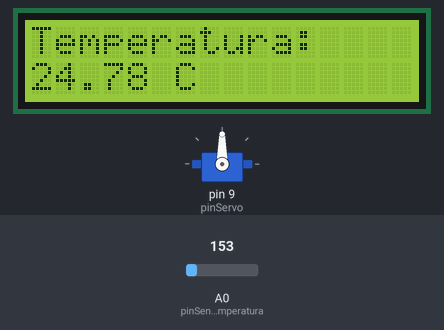
The sketch below on a simulated Arduino Uno, built with avr-gcc and run on an emulated ATmega328P. On the bench: 16×2 character LCD, servo. Inputs (shaded band) come from the test bench; at power-on: A0 (pinSensorTemperatura) = 153. What the sketch prints to the serial monitor is not drawn.

Above: at 1.2 s.
1.3 s: A0 (pinSensorTemperatura) set to 135
At 3.0 s:
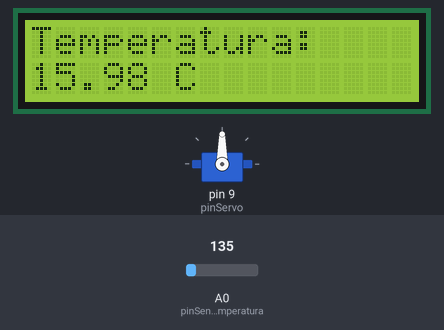
3.5 s: A0 (pinSensorTemperatura) set to 109
At 4.8 s:
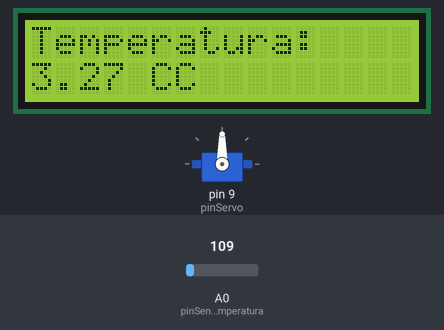
5.5 s: A0 (pinSensorTemperatura) set to 156
At 6.5 s:
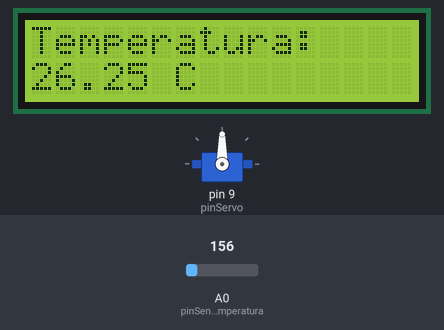
7.5 s: A0 (pinSensorTemperatura) set to 181
At 9.8 s:
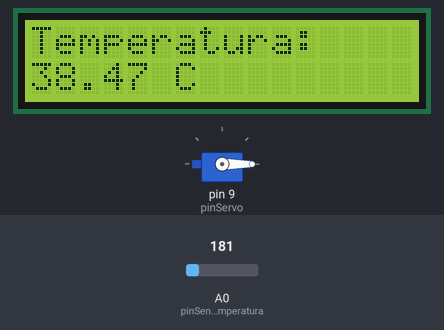
11.6 s: A0 (pinSensorTemperatura) set to 114
At 12.7 s:
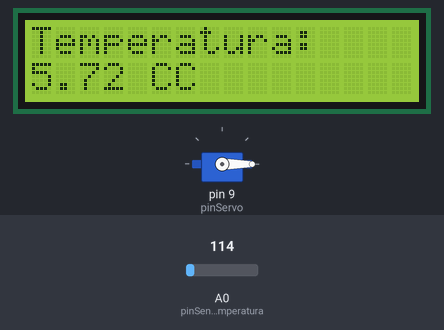
Timing chart, 0 to 14.5 s (numbered marks = the images above; inputs shaded):
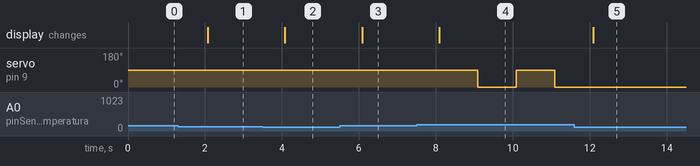

Measured:
- the behaviour switches between 123 and 122 on A0 (pinSensorTemperatura) (found by bisection; images 1 and 2)
- the behaviour switches between 163 and 164 on A0 (pinSensorTemperatura) (found by bisection; images 3 and 4)
- after the input at 1.3 s, the display: changes after 0.77 s (image 1)
- after the input at 3.5 s, the display: changes after 0.58 s (image 2)
- after the input at 5.5 s, the display: changes after 0.58 s (image 3)
- after the input at 7.5 s, servo on pin 9 (pinServo): 90° → 0° after 1.6 s, → 90° 1.0 s later, → 0° 1.0 s later; the display: changes after 0.59 s (image 4)
- after the input at 11.6 s, servo on pin 9 (pinServo): stays 0° (without the input it goes to 90° after 0.50 s); the display: changes after 0.50 s (image 5)

The sketch:

main.ino
```cpp
#include <LiquidCrystal.h>
#include <Servo.h>

// Inicialização do display LCD
LiquidCrystal lcd(12, 11, 5, 4, 3, 2);

// Pino do sensor de temperatura
const int pinSensorTemperatura = A0;

// Pino do motor servo
const int pinServo = 9;

// Limiares de temperatura
const float temperaturaLimite = 30.0; // Defina o limite de temperatura desejado

// Inicialização do motor servo
Servo motorServo;

void setup() {
  // Inicialização do display LCD
  lcd.begin(16, 2);
  lcd.print("Temperatura:");

  // Inicialização do motor servo
  motorServo.attach(pinServo);

  // Inicialização da comunicação serial
  Serial.begin(9600);
}

void loop() {
  // Leitura da tensão do sensor de temperatura
  int valorSensor = analogRead(pinSensorTemperatura);

  // Cálculo da temperatura em Celsius
  float tensao = valorSensor * (5.0 / 1023.0);
  float temperatura = (tensao - 0.5) * 100;

  // Exibição da temperatura no display LCD
  lcd.setCursor(0, 1);
  lcd.print("     ");
  lcd.setCursor(0, 1);
  lcd.print(temperatura);
  lcd.print(" C");

  // Exibição da temperatura no monitor serial
  Serial.print("Temperatura: ");
  Serial.print(temperatura);
  Serial.println(" C");

  // Verificação da temperatura alta
  if (temperatura > temperaturaLimite) {
    // Ativação do motor servo
    motorServo.write(90); // Defina o ângulo desejado para o motor servo
    delay(1000); // Aguarda 1 segundo com o motor servo ativado
    motorServo.write(0); // Desliga o motor servo
  }

  delay(1000); // Aguarda 1 segundo antes de ler a temperatura novamente
}
```
